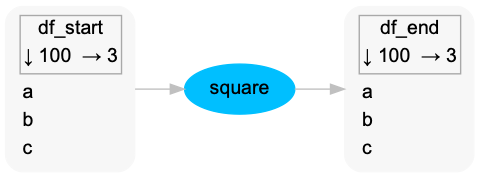

The Python source for this figure:
import logging

import networkx as nx
import numpy as np
import pandas as pd
from pandas_pipeline_graphviz import pandas_pipeline, convert_to_dot

logging.basicConfig(level=logging.DEBUG)
graph = nx.DiGraph()

@pandas_pipeline(graph=graph)
def compute_square(df):
    return df ** 2

#%% data load
df_start = pd.DataFrame(np.random.rand(100, 3), columns=["a", "b", "c"])

#%% pipeline
df_end = compute_square(df_start)

#%% draw graph
dot_graph = convert_to_dot(graph)
dot_graph.draw("01_basic.png")
dot_graph.draw("01_basic.svg")
